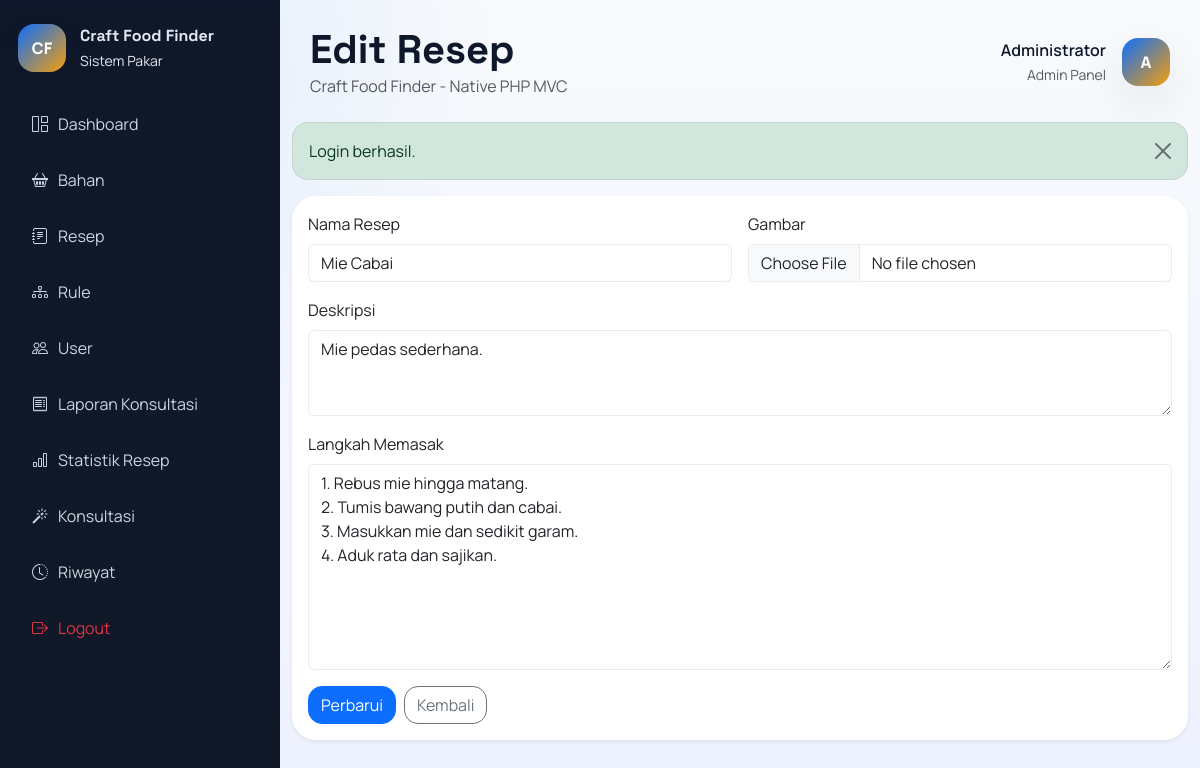
The page /index.php?route=recipe/edit&id=20 (signed in) on the database its author committed.
### tables this page shows
CREATE TABLE recipes (
    id INT AUTO_INCREMENT PRIMARY KEY,
    nama_resep VARCHAR(150) NOT NULL,
    deskripsi TEXT NULL,
    langkah_memasak TEXT NOT NULL,
    gambar VARCHAR(255) NULL
);

### app/core/BaseController.php (called while the page is built, shortened)
<?php
class BaseController
{
    protected function render(string $view, array $data = [], string $layout = 'user'): void
    {
        extract($data);
        $viewFile = __DIR__ . '/../../views/' . $view . '.php';
        require $viewFile;
    }
}

### app/controllers/RecipeController.php (called while the page is built, shortened)
<?php
class RecipeController extends BaseController
{
    public function edit(): void
    {
        $id = (int) ($_GET['id'] ?? 0);
        $recipe = $this->recipeModel->find($id);
        $this->render('admin/recipes/form', [
            'title' => 'Edit Resep',
            'recipe' => $recipe,
            'action' => 'recipe/update&id=' . $id,
            'ingredients' => $this->ingredientModel->all('nama_bahan ASC'),
        ], 'admin');
    }
}

### public/index.php (called while the page is built, shortened)
<?php
$route = $_GET['route'] ?? '';
[$controllerSegment, $action] = array_pad(explode('/', $route, 2), 2, 'index');
$controller = new $controllerName();
$action = $action ?: 'index';
$controller->{$action}();

### app/config/config.php (called while the page is built, shortened)
<?php
return [
    'app_name' => 'Craft Food Finder',
    'app_url' => rtrim((string) (getenv('APP_URL') ?: 'http://localhost:8080'), '/'),
    'session_name' => 'craft_food_finder_session',
    'db_host' => getenv('DB_HOST') ?: 'mysql',
    'db_port' => getenv('DB_PORT') ?: '3306',
    'db_name' => getenv('DB_DATABASE') ?: 'craft_food_finder',
    'db_user' => getenv('DB_USERNAME') ?: 'root',
    'db_pass' => getenv('DB_PASSWORD') ?: 'secret',
    'db_charset' => 'utf8mb4',
    'upload_dir' => __DIR__ . '/../../public/assets/uploads',
    'upload_url' => '/assets/uploads',
];

### app/config/database.php (called while the page is built, shortened)
<?php
function db(): PDO
{
    static $pdo = null;
    if ($pdo instanceof PDO) {
        return $pdo;
    }
    $config = require __DIR__ . '/config.php';
    $dsn = sprintf(
        'mysql:host=%s;port=%s;dbname=%s;charset=%s',
        $config['db_host'],
        $config['db_port'],
        $config['db_name'],
        $config['db_charset']
    );
    $pdo = new PDO($dsn, $config['db_user'], $config['db_pass'], [
        PDO::ATTR_ERRMODE => PDO::ERRMODE_EXCEPTION,
        PDO::ATTR_DEFAULT_FETCH_MODE => PDO::FETCH_ASSOC,
        PDO::ATTR_EMULATE_PREPARES => false,
    ]);
    return $pdo;
}

### app/helpers.php (called while the page is built, shortened)
<?php
function config(string $key, mixed $default = null): mixed
{
    global $config;
    return $config[$key] ?? $default;
}
function e(mixed $value): string
{
    return htmlspecialchars((string) $value, ENT_QUOTES, 'UTF-8');
}
function route_url(string $route = ''): string
{
    $base = rtrim(config('app_url', 'http://localhost:8080'), '/');
    return $base . '/index.php?route=' . $route;
}
function old(string $key, mixed $default = ''): mixed
{
    return $_SESSION['_old'][$key] ?? $default;
}

### app/core/BaseModel.php (called while the page is built, shortened)
<?php
class BaseModel
{
    protected PDO $pdo;
    protected string $table = '';
    protected string $primaryKey = 'id';
    public function __construct()
    {
        $this->pdo = db();
    }
    public function find(int $id): ?array
    {
        $stmt = $this->pdo->prepare('SELECT * FROM ' . $this->table . ' WHERE ' . $this->primaryKey . ' = :id LIMIT 1');
        $stmt->execute(['id' => $id]);
        $row = $stmt->fetch();
        return $row ?: null;
    }
}

### views/admin/recipes/form.php (the view, shortened to what this page needs)
<?php $isEdit = !empty($recipe); ?>
<div class="card shadow-sm border-0">
    <div class="card-body">
        <form method="POST" action="<?= route_url($action) ?>" enctype="multipart/form-data">
            <div class="row g-3">
                <div class="col-12 col-lg-6">
                    <label class="form-label">Nama Resep</label>
                    <input type="text" name="nama_resep" class="form-control" value="<?= e(old('nama_resep', $recipe['nama_resep'] ?? '')) ?>" required>
                </div>
                <div class="col-12 col-lg-6">
                    <label class="form-label">Gambar</label>
                    <input type="file" name="gambar" class="form-control" accept="image/*">
                </div>
                <div class="col-12">
                    <label class="form-label">Deskripsi</label>
                    <textarea name="deskripsi" class="form-control" rows="3"><?= e(old('deskripsi', $recipe['deskripsi'] ?? '')) ?></textarea>
                </div>
                <div class="col-12">
                    <label class="form-label">Langkah Memasak</label>
                    <textarea name="langkah_memasak" class="form-control" rows="8" required><?= e(old('langkah_memasak', $recipe['langkah_memasak'] ?? '')) ?></textarea>
                </div>
            </div>
            <div class="d-flex gap-2 mt-3">
                <button type="submit" class="btn btn-primary"><?= $isEdit ? 'Perbarui' : 'Simpan' ?></button>
                <a href="<?= route_url('recipe/index') ?>" class="btn btn-outline-secondary">Kembali</a>
            </div>
        </form>
    </div>
</div>

### public/css/style.css (style rules this page uses)
:root { --bg: #f5f7fb; --surface: #ffffff; --surface-2: #0f172a; --primary: #0d6efd; --primary-2: #1d4ed8; --accent: #f59e0b; --text: #0f172a; --muted: #64748b; --border: rgba(15, 23, 42, 0.08); --shadow: 0 18px 45px rgba(15, 23, 42, 0.08); }
* { box-sizing: border-box; }
body { margin: 0; font-family: 'Manrope', 'Segoe UI', sans-serif; background: radial-gradient(circle at top left, rgba(13, 110, 253, 0.12), transparent 35%), linear-gradient(180deg, #f8fafc 0%, #eef2ff 100%); color: var(--text); }
a { text-decoration: none; }
.card, .table, .form-control, .form-select, .list-group-item, .alert { border-color: var(--border) !important; }
.card { border-radius: 24px; }
.btn { border-radius: 14px; }

### rows shown on the page
recipes: nama_resep "Mie Cabai", deskripsi "Mie pedas sederhana.", langkah_memasak "1. Rebus mie hingga matang. 2. Tumis bawang putih dan cabai. 3. Masukkan mie dan sedikit garam. 4. Aduk rata dan sajikan."

### other values the page prints
config('app_name') "Craft Food Finder"
$title "Edit Resep"
auth_user()['nama'] "Administrator"
substr((string) (auth_user()['nama'] ?? 'A'), 0, 1) "A"
$message "Login berhasil."
